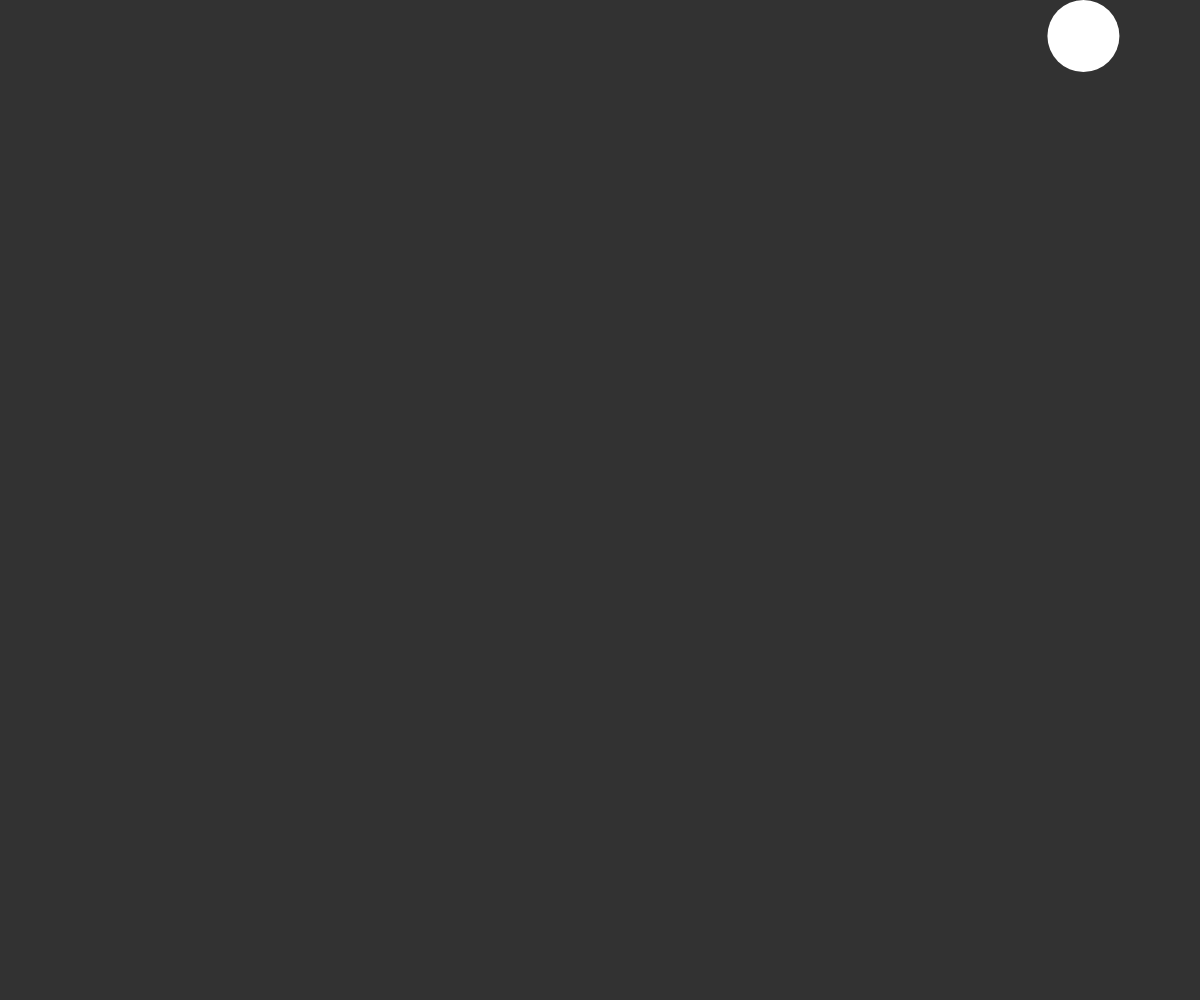
Frame 1 (no input)
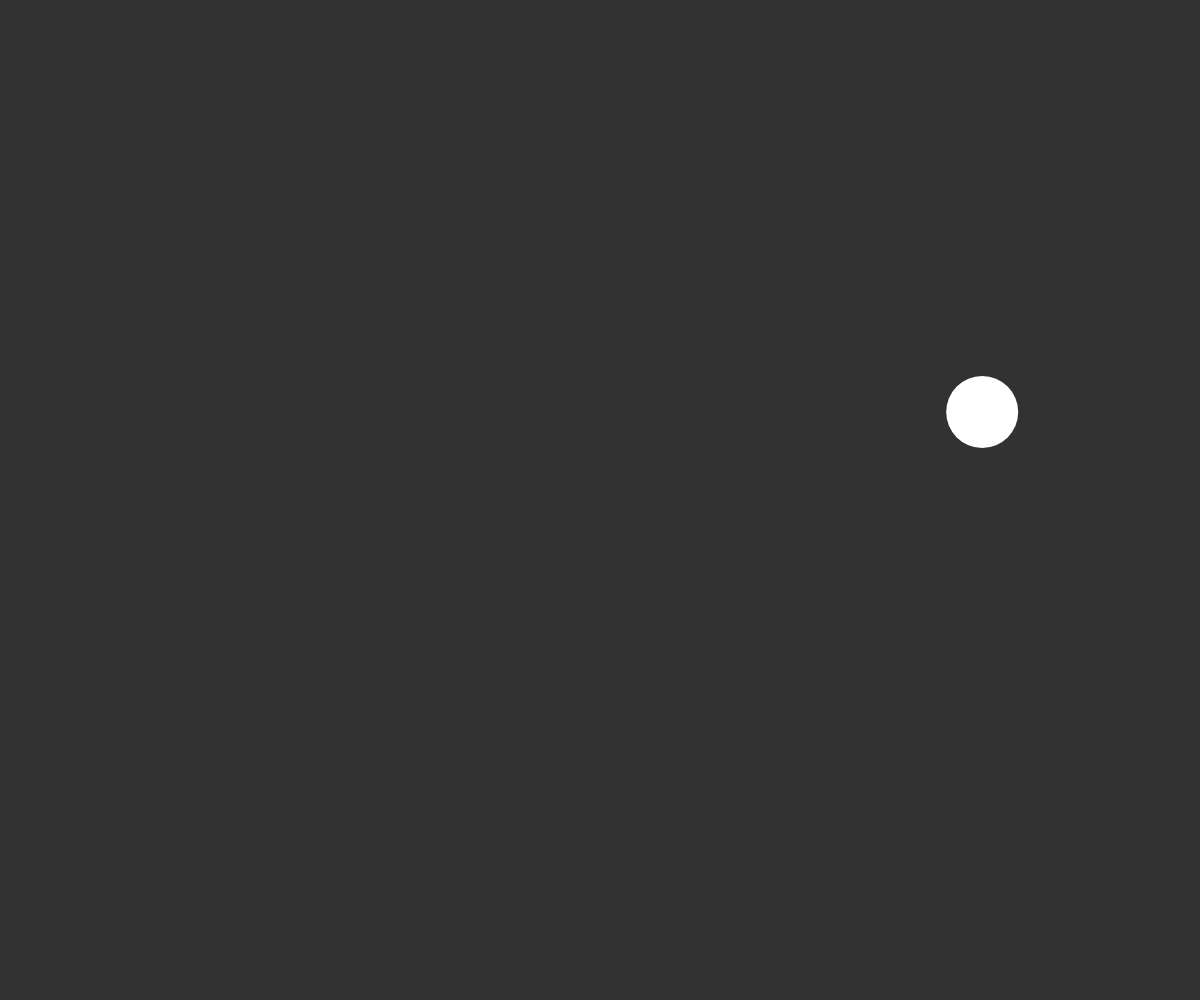
Frame 60 (no input)
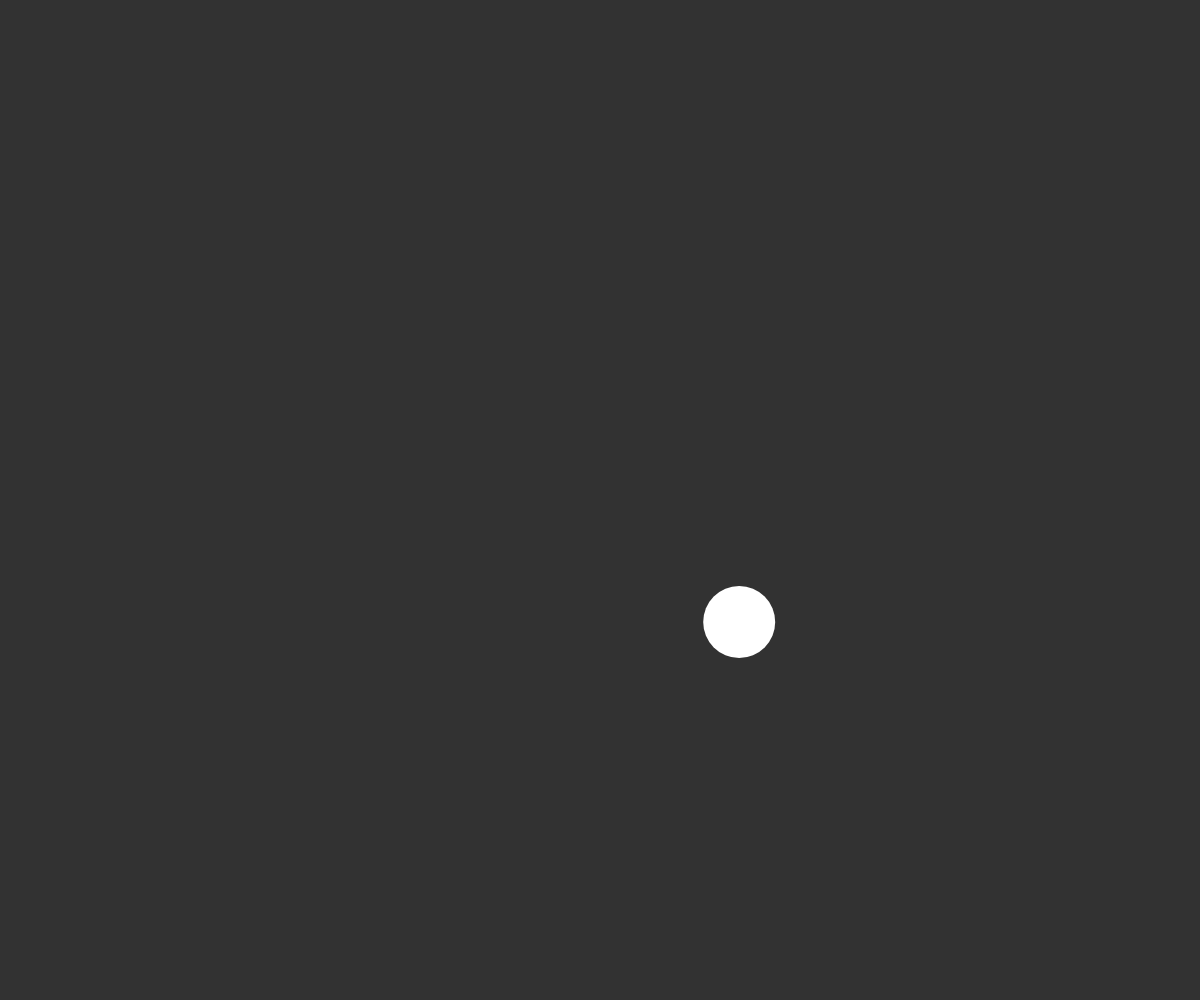
Frame 120 (the mouse pressed at the canvas centre since frame 60)

The p5.js sketch that drew these frames (run headless with seeded random() and noise() and a simulated clock; from frame 60 on, the mouse is pressed at the canvas centre):

// p5.js sketch
// ── sketch.js
const RADIUS = window.innerWidth * 0.03
let speedX = 5
let speedY = 0
let y = RADIUS
let x = Math.random() * window.innerWidth

function setup() {
  createCanvas(windowWidth, windowHeight)
}

function draw() {
  noStroke()
  background(50)
  ellipse(x, y, RADIUS * 2)
  calculatePosition()
}

function calculatePosition() {
  x = max(min(x + speedX, width - RADIUS), RADIUS)
  if (x === RADIUS || x === width - RADIUS) speedX = -0.9 * speedX
  speedY += 1
  y = min(height - RADIUS, y + speedY)
  if (y === height - RADIUS) {
    speedY = -speedY
    speedX = 0.9 * speedX
  }
}
